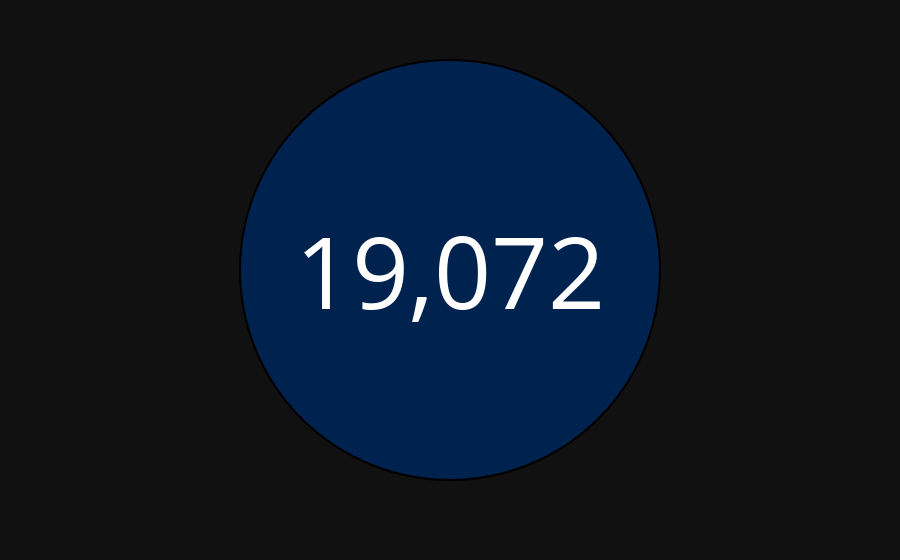

Notebook source saved alongside this figure:
### Code cell
GRAFICO03 = px.pie(
    CARTAO_03,
    names='CATEGORIA', 
    values='TOTAL',
    #title='% Vendas Por Estado',
    #hole=0.6,
    color_discrete_sequence=px.colors.sequential.Cividis,
    template='plotly_dark',  # Escolha o modelo de fundo (opcional)
)

GRAFICO03.update_traces(
    textinfo='value', textfont_size=100,
    textposition='inside',
    marker=dict( line=dict(color='#000000', width=2)) 
    )



GRAFICO03.update( layout_showlegend=False )

GRAFICO03.update_traces()

### Figure 1 — Plotly figure (JSON) as saved in the notebook; plotly's stock layout.template omitted (floating-point values rounded to 4 significant figures)
{"data": [{"domain": {"x": [0, 1], "y": [0, 1]}, "hovertemplate": "CATEGORIA=%{label}<br>TOTAL=%{value}<extra></extra>", "labels": ["-"], "legendgroup": "", "marker": {"line": {"color": "#000000", "width": 2}}, "name": "", "showlegend": true, "textfont": {"size": 100}, "textinfo": "value", "textposition": "inside", "type": "pie", "values": [19070.0]}], "layout": {"legend": {"tracegroupgap": 0}, "margin": {"t": 60}, "piecolorway": ["#00224e", "#123570", "#3b496c", "#575d6d", "#707173", "#8a8678", "#a59c74", "#c3b369", "#e1cc55", "#fee838"], "showlegend": false}}
